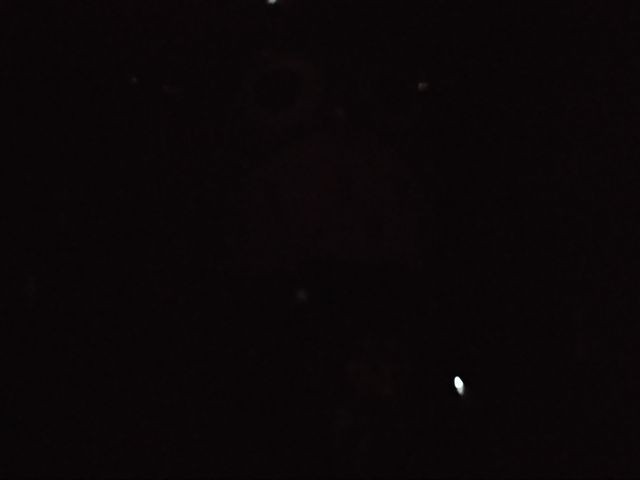
#> input picture Task_practice/What_is_inside_the_box/inside-the-box.jpg, 640 x 480 px
$ python Task_2_What_is_inside_the_box.py
#> lines starting #> are read from the running program, lines starting #| are printed output that depends on the picture
import cv2
import numpy as np
from matplotlib import pyplot as plt

img = cv2.imread('inside-the-box.jpg',1)            # open file picture name inside-the-box
#> img is the input picture: shape (480, 640, 3); mean B, G, R 7.4, 6.3, 10.6

img = cv2.cvtColor(img, cv2.COLOR_BGR2RGB)          # change the image color mode to cv2.COLOR_BGR2GRAY that is grey color

R, G, B = cv2.split(img)            # split the color to type Red,Green and Blue

output1_R = cv2.equalizeHist(R)         # change indensity histogram of Red type
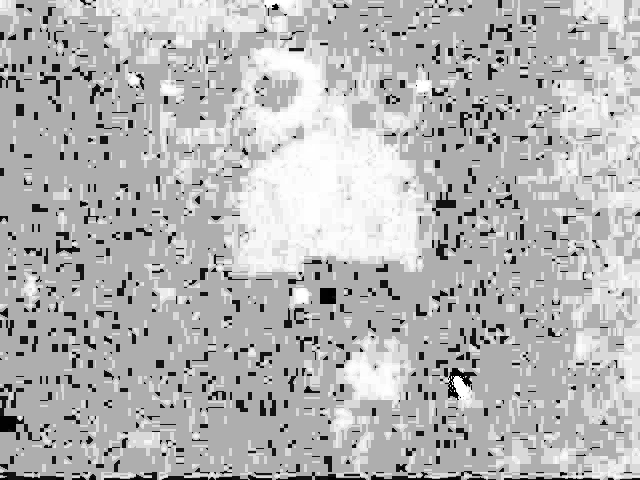
#> output1_R: shape (480, 640); min 0, max 255, mean 180.7
output1_G = cv2.equalizeHist(G)         # change indensity histogram of Green type
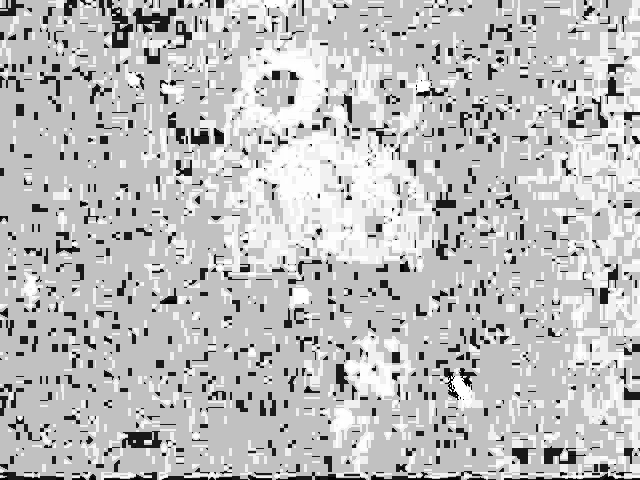
#> output1_G: shape (480, 640); min 0, max 255, mean 189.3
output1_B = cv2.equalizeHist(B)         # change indensity histogram of Blue type
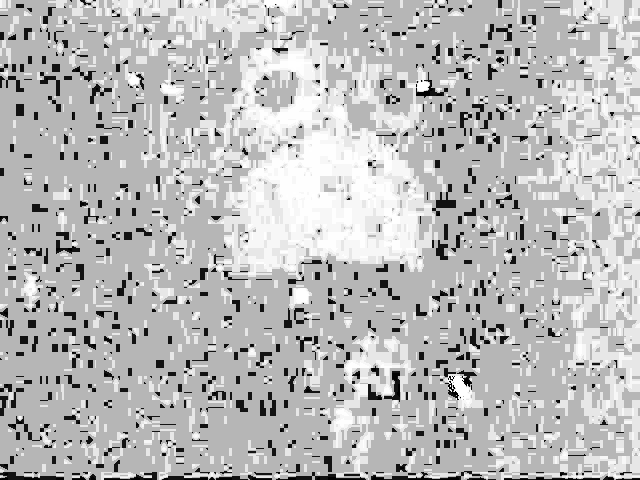
#> output1_B: shape (480, 640); min 0, max 255, mean 186.4

output1 = cv2.merge((output1_R, output1_G, output1_B))          # sumation all type of histogram
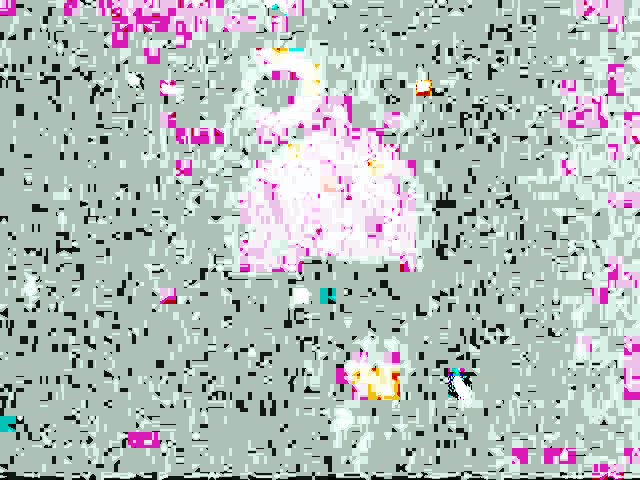
#> output1: shape (480, 640, 3); mean R, G, B 180.7, 189.3, 186.4
output = [img, output1]         # create array stored image output

fig, ax = plt.subplots(1,2)     # create fig screen, ax is select the graph to show
fig.set_figheight(15)           # create the screen height
fig.set_figwidth(15)            # create the screen width
for i in range(2):          # loop 2 times
    #plt.figure(figsize=(10,10))
    ax[i].imshow(output[i])         # select the picture in output value and show on screen
    #plt.xticks([])
    #plt.yticks([])
plt.show()          # plot show in fig

cv2.waitKey(0)
cv2.destroyAllWindows()
